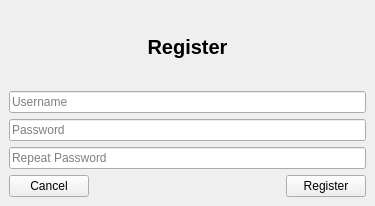
<?xml version="1.0" encoding="UTF-8"?>
<ui version="4.0">
 <class>RegisterWindow</class>
 <widget class="QMainWindow" name="RegisterWindow">
  <property name="geometry">
   <rect>
    <x>0</x>
    <y>0</y>
    <width>375</width>
    <height>206</height>
   </rect>
  </property>
  <property name="windowTitle">
   <string>Register</string>
  </property>
  <widget class="QWidget" name="centralwidget">
   <layout class="QVBoxLayout" name="verticalLayout_2">
    <item>
     <layout class="QVBoxLayout" name="verticalLayout">
      <item>
       <layout class="QVBoxLayout" name="verticalLayout_3">
        <item>
         <widget class="QLabel" name="label">
          <property name="font">
           <font>
            <pointsize>15</pointsize>
            <weight>75</weight>
            <bold>true</bold>
           </font>
          </property>
          <property name="text">
           <string>Register</string>
          </property>
          <property name="alignment">
           <set>Qt::AlignCenter</set>
          </property>
         </widget>
        </item>
        <item>
         <layout class="QVBoxLayout" name="verticalLayout_4">
          <item>
           <widget class="QLineEdit" name="usernameEdit">
            <property name="placeholderText">
             <string>Username</string>
            </property>
           </widget>
          </item>
          <item>
           <widget class="QLineEdit" name="passwordEdit">
            <property name="echoMode">
             <enum>QLineEdit::Password</enum>
            </property>
            <property name="placeholderText">
             <string>Password</string>
            </property>
           </widget>
          </item>
          <item>
           <widget class="QLineEdit" name="passwordRepEdit">
            <property name="echoMode">
             <enum>QLineEdit::Password</enum>
            </property>
            <property name="placeholderText">
             <string>Repeat Password</string>
            </property>
           </widget>
          </item>
         </layout>
        </item>
        <item>
         <layout class="QHBoxLayout" name="horizontalLayout">
          <item>
           <widget class="QPushButton" name="btnCancel">
            <property name="text">
             <string>Cancel</string>
            </property>
           </widget>
          </item>
          <item>
           <spacer name="horizontalSpacer">
            <property name="orientation">
             <enum>Qt::Horizontal</enum>
            </property>
            <property name="sizeHint" stdset="0">
             <size>
              <width>40</width>
              <height>20</height>
             </size>
            </property>
           </spacer>
          </item>
          <item>
           <widget class="QPushButton" name="registerBtn">
            <property name="text">
             <string>Register</string>
            </property>
           </widget>
          </item>
         </layout>
        </item>
       </layout>
      </item>
     </layout>
    </item>
   </layout>
  </widget>
  <widget class="QMenuBar" name="menubar">
   <property name="geometry">
    <rect>
     <x>0</x>
     <y>0</y>
     <width>375</width>
     <height>25</height>
    </rect>
   </property>
  </widget>
 </widget>
 <tabstops>
  <tabstop>btnCancel</tabstop>
  <tabstop>usernameEdit</tabstop>
  <tabstop>passwordEdit</tabstop>
  <tabstop>passwordRepEdit</tabstop>
  <tabstop>registerBtn</tabstop>
 </tabstops>
 <resources/>
 <connections/>
</ui>
